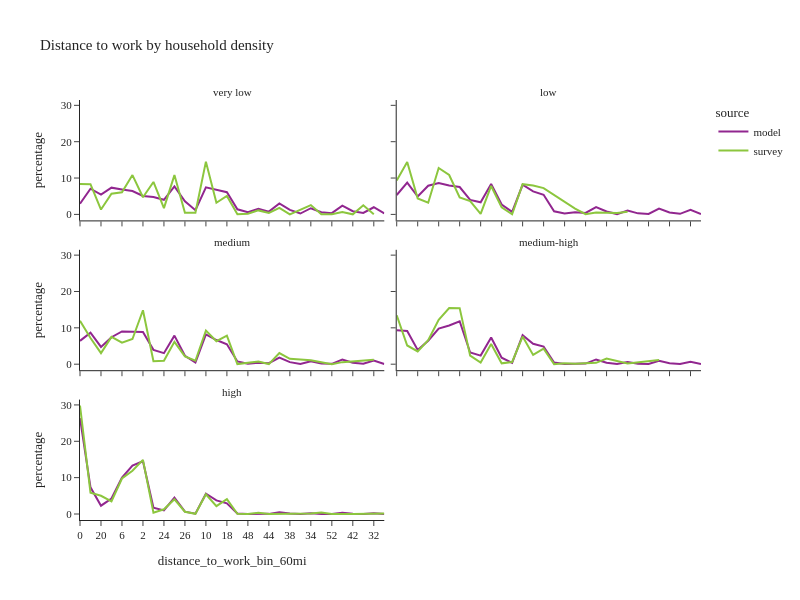

Notebook source saved alongside this figure:
### Code cell
df_plot = per_data.groupby(['source','log_hh_1_group','distance_to_work_bin_60mi'], observed=True)['person_weight'].sum().reset_index()
df_plot['percentage'] = df_plot.groupby(['source','log_hh_1_group'], group_keys=False)['person_weight']. \
    apply(lambda x: 100 * x / float(x.sum()))

# df_plot

fig2 = px.line(df_plot, x='distance_to_work_bin_60mi', y="percentage", color="source",
               facet_col="log_hh_1_group", facet_col_wrap=2,
               title="Distance to work by household density")

fig2.for_each_annotation(lambda a: a.update(text = a.text.split("=")[-1]))

fig2.update_layout(height=600, width=800, font=dict(size=11))

fig2.show()

### Figure 1 — Plotly figure (JSON) as saved in the notebook; plotly's stock layout.template omitted (floating-point values rounded to 4 significant figures)
{"data": [{"hovertemplate": "source=model<br>log_hh_1_group=very low<br>distance_to_work_bin_60mi=%{x}<br>percentage=%{y}<extra></extra>", "legendgroup": "model", "line": {"color": "#91268F", "dash": "solid"}, "marker": {"symbol": "circle"}, "mode": "lines", "name": "model", "orientation": "v", "showlegend": true, "type": "scatter", "x": ["0", "8", "20", "14", "6", "4", "2", "22", "24", "12", "26", "40", "10", "16", "18", "36", "48", "58", "44", "28", "38", "56", "34", "46", "52", "30", "42", "50", "32", "54"], "xaxis": "x5", "y": [2.931, 7.056, 5.437, 7.355, 6.852, 6.412, 5.066, 4.767, 4.02, 7.693, 3.606, 1.146, 7.455, 6.772, 6.101, 1.394, 0.5862, 1.512, 0.76, 3.039, 1.231, 0.2397, 1.7, 0.6183, 0.3445, 2.389, 0.8896, 0.3961, 1.964, 0.2681], "yaxis": "y5"}, {"hovertemplate": "source=model<br>log_hh_1_group=low<br>distance_to_work_bin_60mi=%{x}<br>percentage=%{y}<extra></extra>", "legendgroup": "model", "line": {"color": "#91268F", "dash": "solid"}, "marker": {"symbol": "circle"}, "mode": "lines", "name": "model", "orientation": "v", "showlegend": false, "type": "scatter", "x": ["0", "8", "20", "14", "6", "4", "2", "22", "24", "12", "26", "40", "10", "16", "18", "36", "48", "58", "44", "28", "38", "56", "34", "46", "52", "30", "42", "50", "32", "54"], "xaxis": "x6", "y": [5.337, 8.767, 4.917, 7.894, 8.602, 7.928, 7.525, 3.977, 3.344, 8.354, 2.703, 0.6907, 8.149, 6.316, 5.411, 0.8683, 0.2309, 0.6152, 0.4108, 1.985, 0.7874, 0.08476, 1.063, 0.2873, 0.1204, 1.615, 0.5312, 0.1576, 1.233, 0.09819], "yaxis": "y6"}, {"hovertemplate": "source=model<br>log_hh_1_group=medium<br>distance_to_work_bin_60mi=%{x}<br>percentage=%{y}<extra></extra>", "legendgroup": "model", "line": {"color": "#91268F", "dash": "solid"}, "marker": {"symbol": "circle"}, "mode": "lines", "name": "model", "orientation": "v", "showlegend": false, "type": "scatter", "x": ["0", "8", "20", "14", "6", "4", "2", "22", "24", "12", "26", "40", "10", "16", "18", "36", "48", "58", "44", "28", "38", "56", "34", "46", "52", "30", "42", "50", "32", "54"], "xaxis": "x3", "y": [6.423, 8.665, 4.758, 7.417, 8.996, 8.987, 8.83, 3.944, 3.035, 7.861, 2.304, 0.4725, 8.215, 6.655, 5.47, 0.7536, 0.1367, 0.3891, 0.2716, 1.792, 0.5637, 0.05686, 0.8222, 0.2032, 0.09742, 1.298, 0.3849, 0.1164, 1.01, 0.07088], "yaxis": "y3"}, {"hovertemplate": "source=model<br>log_hh_1_group=medium-high<br>distance_to_work_bin_60mi=%{x}<br>percentage=%{y}<extra></extra>", "legendgroup": "model", "line": {"color": "#91268F", "dash": "solid"}, "marker": {"symbol": "circle"}, "mode": "lines", "name": "model", "orientation": "v", "showlegend": false, "type": "scatter", "x": ["0", "8", "20", "14", "6", "4", "2", "22", "24", "12", "26", "40", "10", "16", "18", "36", "48", "58", "44", "28", "38", "56", "34", "46", "52", "30", "42", "50", "32", "54"], "xaxis": "x4", "y": [9.327, 9.113, 3.939, 6.445, 9.806, 10.64, 11.81, 3.22, 2.368, 7.346, 1.77, 0.3568, 7.974, 5.62, 4.837, 0.4689, 0.08376, 0.2172, 0.1634, 1.309, 0.4057, 0.04259, 0.5792, 0.1211, 0.0536, 0.926, 0.2704, 0.07173, 0.6646, 0.05095], "yaxis": "y4"}, {"hovertemplate": "source=model<br>log_hh_1_group=high<br>distance_to_work_bin_60mi=%{x}<br>percentage=%{y}<extra></extra>", "legendgroup": "model", "line": {"color": "#91268F", "dash": "solid"}, "marker": {"symbol": "circle"}, "mode": "lines", "name": "model", "orientation": "v", "showlegend": false, "type": "scatter", "x": ["0", "8", "20", "14", "6", "4", "2", "22", "24", "12", "26", "40", "10", "16", "18", "36", "48", "58", "44", "28", "38", "56", "34", "46", "52", "30", "42", "50", "32", "54"], "xaxis": "x", "y": [26.35, 7.344, 2.287, 4.256, 10.04, 13.33, 14.52, 1.716, 0.9704, 4.479, 0.6443, 0.08092, 5.57, 3.741, 2.936, 0.1586, 0.01931, 0.04057, 0.0358, 0.4979, 0.1065, 0.00998, 0.2102, 0.02213, 0.01844, 0.323, 0.05098, 0.0154, 0.2232, 0.0102], "yaxis": "y"}, {"hovertemplate": "source=survey<br>log_hh_1_group=very low<br>distance_to_work_bin_60mi=%{x}<br>percentage=%{y}<extra></extra>", "legendgroup": "survey", "line": {"color": "#8CC63E", "dash": "solid"}, "marker": {"symbol": "circle"}, "mode": "lines", "name": "survey", "orientation": "v", "showlegend": true, "type": "scatter", "x": ["0", "8", "20", "14", "6", "4", "2", "22", "24", "12", "26", "40", "10", "16", "18", "36", "48", "58", "44", "28", "38", "34", "46", "52", "30", "42", "50", "32"], "xaxis": "x5", "y": [8.375, 8.327, 1.338, 5.706, 6.084, 10.82, 4.717, 8.922, 1.72, 10.81, 0.4372, 0.4664, 14.51, 3.21, 5.085, 0.02658, 0.2088, 1.097, 0.4189, 1.822, 0.02182, 2.561, 0.02136, 0.02221, 0.6811, 0.02153, 2.507, 0.05711], "yaxis": "y5"}, {"hovertemplate": "source=survey<br>log_hh_1_group=low<br>distance_to_work_bin_60mi=%{x}<br>percentage=%{y}<extra></extra>", "legendgroup": "survey", "line": {"color": "#8CC63E", "dash": "solid"}, "marker": {"symbol": "circle"}, "mode": "lines", "name": "survey", "orientation": "v", "showlegend": false, "type": "scatter", "x": ["0", "8", "20", "14", "6", "4", "2", "22", "24", "12", "26", "40", "10", "16", "18", "58", "44", "28", "56", "34"], "xaxis": "x6", "y": [9.296, 14.4, 4.375, 3.223, 12.77, 10.84, 4.692, 3.679, 0.1299, 7.823, 1.969, 0.03474, 8.312, 7.946, 7.234, 1.595, 0.06993, 0.509, 0.3748, 0.7255], "yaxis": "y6"}, {"hovertemplate": "source=survey<br>log_hh_1_group=medium<br>distance_to_work_bin_60mi=%{x}<br>percentage=%{y}<extra></extra>", "legendgroup": "survey", "line": {"color": "#8CC63E", "dash": "solid"}, "marker": {"symbol": "circle"}, "mode": "lines", "name": "survey", "orientation": "v", "showlegend": false, "type": "scatter", "x": ["0", "8", "20", "14", "6", "4", "2", "22", "24", "12", "26", "40", "10", "16", "18", "36", "58", "44", "28", "38", "34", "52", "30", "32"], "xaxis": "x3", "y": [11.95, 7.214, 3.036, 7.522, 5.907, 6.931, 14.84, 0.8291, 0.9272, 6.139, 2.144, 0.9505, 9.26, 6.323, 7.838, 0.02703, 0.7271, 0.0297, 3.075, 1.467, 1.084, 0.01257, 0.5686, 1.199], "yaxis": "y3"}, {"hovertemplate": "source=survey<br>log_hh_1_group=medium-high<br>distance_to_work_bin_60mi=%{x}<br>percentage=%{y}<extra></extra>", "legendgroup": "survey", "line": {"color": "#8CC63E", "dash": "solid"}, "marker": {"symbol": "circle"}, "mode": "lines", "name": "survey", "orientation": "v", "showlegend": false, "type": "scatter", "x": ["0", "8", "20", "14", "6", "4", "2", "22", "24", "12", "26", "40", "10", "16", "18", "36", "48", "58", "28", "38", "34", "52", "30"], "xaxis": "x4", "y": [13.44, 5.148, 3.509, 6.601, 12.23, 15.46, 15.42, 2.361, 0.4412, 5.552, 0.2403, 0.615, 7.586, 2.537, 4.27, 0.01755, 0.2846, 0.1274, 0.3816, 1.527, 0.2067, 0.8776, 1.161], "yaxis": "y4"}, {"hovertemplate": "source=survey<br>log_hh_1_group=high<br>distance_to_work_bin_60mi=%{x}<br>percentage=%{y}<extra></extra>", "legendgroup": "survey", "line": {"color": "#8CC63E", "dash": "solid"}, "marker": {"symbol": "circle"}, "mode": "lines", "name": "survey", "orientation": "v", "showlegend": false, "type": "scatter", "x": ["0", "8", "20", "14", "6", "4", "2", "22", "24", "12", "26", "40", "10", "16", "18", "36", "48", "58", "44", "56", "34", "46", "52", "42", "32", "54"], "xaxis": "x", "y": [29.81, 5.832, 5.008, 3.499, 9.759, 11.91, 14.89, 0.3622, 1.297, 4.053, 0.6241, 0.04734, 5.411, 2.17, 4.101, 0.03594, 0.005993, 0.3697, 0.0279, 0.007529, 0.1127, 0.4059, 0.01005, 0.01007, 0.08464, 0.1572], "yaxis": "y"}], "layout": {"annotations": [{"font": {}, "showarrow": false, "text": "high", "x": 0.245, "xanchor": "center", "xref": "paper", "y": 0.2867, "yanchor": "bottom", "yref": "paper"}, {"font": {}, "showarrow": false, "text": "medium", "x": 0.245, "xanchor": "center", "xref": "paper", "y": 0.6433, "yanchor": "bottom", "yref": "paper"}, {"font": {}, "showarrow": false, "text": "medium-high", "x": 0.755, "xanchor": "center", "xref": "paper", "y": 0.6433, "yanchor": "bottom", "yref": "paper"}, {"font": {}, "showarrow": false, "text": "very low", "x": 0.245, "xanchor": "center", "xref": "paper", "y": 1.0, "yanchor": "bottom", "yref": "paper"}, {"font": {}, "showarrow": false, "text": "low", "x": 0.755, "xanchor": "center", "xref": "paper", "y": 1.0, "yanchor": "bottom", "yref": "paper"}], "font": {"size": 11}, "height": 600, "legend": {"title": {"text": "source"}, "tracegroupgap": 0}, "title": {"text": "Distance to work by household density"}, "width": 800, "xaxis": {"anchor": "y", "domain": [0.0, 0.49], "title": {"text": "distance_to_work_bin_60mi"}}, "xaxis2": {"anchor": "y2", "domain": [0.51, 1.0], "matches": "x", "title": {"text": "distance_to_work_bin_60mi"}}, "xaxis3": {"anchor": "y3", "domain": [0.0, 0.49], "matches": "x", "showticklabels": false}, "xaxis4": {"anchor": "y4", "domain": [0.51, 1.0], "matches": "x", "showticklabels": false}, "xaxis5": {"anchor": "y5", "domain": [0.0, 0.49], "matches": "x", "showticklabels": false}, "xaxis6": {"anchor": "y6", "domain": [0.51, 1.0], "matches": "x", "showticklabels": false}, "yaxis": {"anchor": "x", "domain": [0.0, 0.2867], "title": {"text": "percentage"}}, "yaxis2": {"anchor": "x2", "domain": [0.0, 0.2867], "matches": "y", "showticklabels": false}, "yaxis3": {"anchor": "x3", "domain": [0.3567, 0.6433], "matches": "y", "title": {"text": "percentage"}}, "yaxis4": {"anchor": "x4", "domain": [0.3567, 0.6433], "matches": "y", "showticklabels": false}, "yaxis5": {"anchor": "x5", "domain": [0.7133, 1.0], "matches": "y", "title": {"text": "percentage"}}, "yaxis6": {"anchor": "x6", "domain": [0.7133, 1.0], "matches": "y", "showticklabels": false}}}
